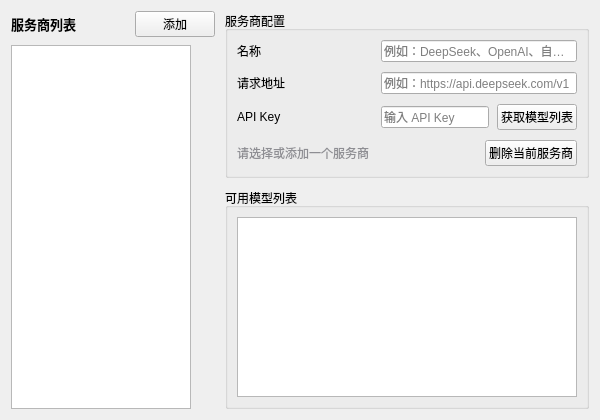
<?xml version="1.0" encoding="UTF-8"?>
<ui version="4.0">
 <class>PageLLM</class>
 <widget class="QWidget" name="PageLLM">
  <property name="geometry">
   <rect><x>0</x><y>0</y><width>600</width><height>420</height></rect>
  </property>
  <layout class="QHBoxLayout" name="mainLayout">
   <property name="spacing"><number>10</number></property>

   <!-- 左侧：服务商列表 -->
   <item>
    <layout class="QVBoxLayout" name="leftLayout">
     <property name="spacing"><number>8</number></property>
     <item>
      <layout class="QHBoxLayout" name="headerLayout">
       <item>
        <widget class="QLabel" name="lblProviderList">
         <property name="text"><string>服务商列表</string></property>
         <property name="styleSheet"><string>font-weight: bold; font-size: 13px;</string></property>
        </widget>
       </item>
       <item>
        <spacer name="headerSpacer">
         <property name="orientation"><enum>Qt::Horizontal</enum></property>
         <property name="sizeHint" stdset="0"><size><width>40</width><height>20</height></size></property>
        </spacer>
       </item>
       <item>
        <widget class="QPushButton" name="btnAddProvider">
         <property name="text"><string>添加</string></property>
        </widget>
       </item>
      </layout>
     </item>
     <item>
      <widget class="QListWidget" name="listProviders">
       <property name="maximumSize"><size><width>180</width><height>16777215</height></size></property>
       <property name="minimumSize"><size><width>140</width><height>0</height></size></property>
      </widget>
     </item>
    </layout>
   </item>

   <!-- 右侧：服务商详情 -->
   <item>
    <layout class="QVBoxLayout" name="rightLayout">
     <property name="spacing"><number>10</number></property>

     <item>
      <widget class="QGroupBox" name="grpDetail">
       <property name="title"><string>服务商配置</string></property>
       <layout class="QGridLayout" name="detailGrid">
        <property name="horizontalSpacing"><number>12</number></property>
        <property name="verticalSpacing"><number>10</number></property>

        <item row="0" column="0">
         <widget class="QLabel" name="lblName">
          <property name="text"><string>名称</string></property>
         </widget>
        </item>
        <item row="0" column="1">
         <widget class="QLineEdit" name="editProviderName">
          <property name="placeholderText"><string>例如：DeepSeek、OpenAI、自定义</string></property>
         </widget>
        </item>

        <item row="1" column="0">
         <widget class="QLabel" name="lblBaseUrl">
          <property name="text"><string>请求地址</string></property>
         </widget>
        </item>
        <item row="1" column="1">
         <widget class="QLineEdit" name="editBaseUrl">
          <property name="placeholderText"><string>例如：https://api.deepseek.com/v1</string></property>
         </widget>
        </item>

        <item row="2" column="0">
         <widget class="QLabel" name="lblApiKey">
          <property name="text"><string>API Key</string></property>
         </widget>
        </item>
        <item row="2" column="1">
         <layout class="QHBoxLayout" name="apiKeyLayout">
          <property name="spacing"><number>8</number></property>
          <item>
           <widget class="QLineEdit" name="editApiKey">
            <property name="echoMode"><enum>QLineEdit::Password</enum></property>
            <property name="placeholderText"><string>输入 API Key</string></property>
           </widget>
          </item>
          <item>
           <widget class="QPushButton" name="btnFetchModels">
            <property name="text"><string>获取模型列表</string></property>
           </widget>
          </item>
         </layout>
        </item>

        <item row="3" column="0">
         <widget class="QLabel" name="labelStatus">
          <property name="text"><string>请选择或添加一个服务商</string></property>
          <property name="styleSheet"><string>color: #8E8E93; font-size: 12px;</string></property>
         </widget>
        </item>
        <item row="3" column="1">
         <layout class="QHBoxLayout" name="statusBtnLayout">
          <item>
           <spacer name="statusSpacer">
            <property name="orientation"><enum>Qt::Horizontal</enum></property>
            <property name="sizeHint" stdset="0"><size><width>40</width><height>20</height></size></property>
           </spacer>
          </item>
          <item>
           <widget class="QPushButton" name="btnRemoveProvider">
            <property name="text"><string>删除当前服务商</string></property>
           </widget>
          </item>
         </layout>
        </item>
       </layout>
      </widget>
     </item>

     <item>
      <widget class="QGroupBox" name="grpModels">
       <property name="title"><string>可用模型列表</string></property>
       <layout class="QVBoxLayout" name="vLayoutModels">
        <property name="spacing"><number>8</number></property>
        <item>
         <widget class="QListView" name="listModels"/>
        </item>
       </layout>
      </widget>
     </item>

    </layout>
   </item>

  </layout>
 </widget>
 <resources/>
 <connections/>
</ui>
